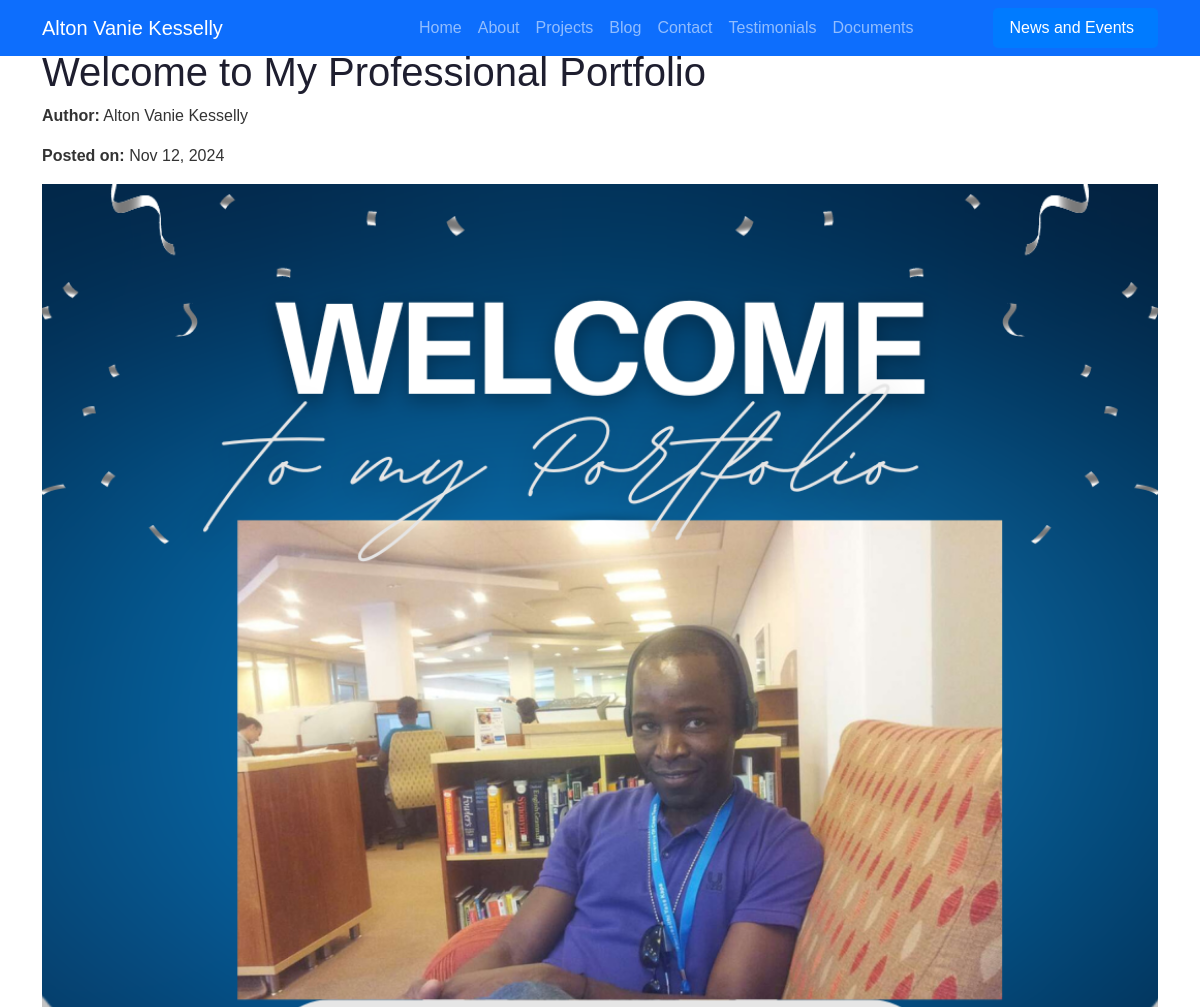
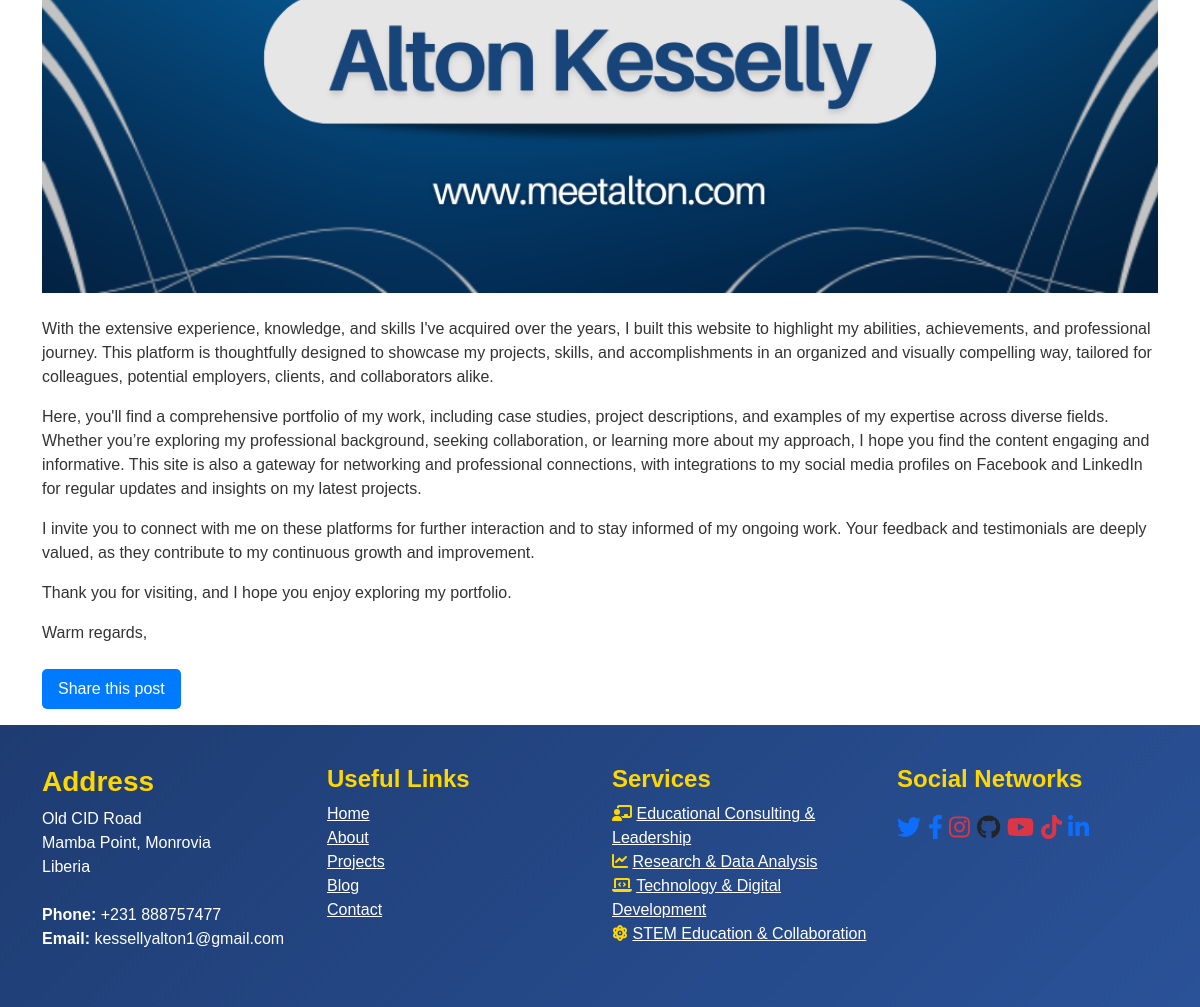
Page /blog/3/ on the committed database (2 pictures, top to bottom).
### portfolio/models.py (models this page shows, shortened)
class Blog(models.Model):
    title = models.CharField(max_length=200, default='Untitled')
    author = models.CharField(max_length=100, default='Anonymous')
    content = CKEditor5Field('Content')
    date_posted = models.DateTimeField(default=timezone.now, blank=True)
    image = models.ImageField(upload_to='blog_images/', blank=True, null=True)
    created_at = models.DateTimeField(auto_now_add=True)
    updated_at = models.DateTimeField(auto_now=True)
    class Meta:
        ordering = ['-date_posted']

### portfolio/views.py (the view)
# urls.py: path('blog/<int:pk>/', views.blog_detail, name='blog-detail'),
def blog_detail(request, pk):
    post = get_object_or_404(Blog, pk=pk)
    return render(request, 'portfolio/blog_detail.html', {'post': post})

### portfolio/templates/portfolio/blog_detail.html (shortened to what this page needs)
{% extends "base.html" %}
{% load static %}
{% block content %}
<div class="container mt-5">
    <h1>{{ post.title }}</h1>
    <p><strong>Author:</strong> {{ post.author }}</p>
    <p><strong>Posted on:</strong> {{ post.date_posted|date:"M d, Y" }}</p>
    {% if post.image %}
    <div class="blog-image">
        <img src="{{ post.image.url }}" alt="{{ post.title }}" style="width:100%; height:auto;">
    </div>
    {% endif %}
    <div class="blog-content mt-4">
        {{ post.content|safe }}
    </div>
    <p class="mt-4">
        <a href="{% url 'post_share' post.pk %}" class="btn btn-primary">
            Share this post
        </a>
    </p>
</div>
{% endblock %}

### static/css/styles.css (style rules this page uses)
body { font-family: Arial, sans-serif; margin: 0; padding: 0; color: #333; }
h1, h2 { color: #1e1e2f; }
.btn { padding: 0.5em 1em; color: white; background-color: #007bff; border: none; text-decoration: none; border-radius: 5px; }

### rows in the picture
Blog: title "Welcome to My Professional Portfolio", author "Alton Vanie Kesselly", date_posted "Nov 12, 2024", image (picture), content "With the extensive experience, knowledge, and skills I've acquired over the years, I built this website to highlight my abilities, achievements, and professional journey. This platform is thoughtfully designed to showcase my projects, skills, and accomplishments in an organized and visually compelling way, tailored for colleagues, potential employers, clients, and collaborators alike. Here, you'll find a comprehensive portfolio of my work, including case studies, project descriptions, and examples of my expertise across diverse fields. Whether you’re exploring my professional background, seeking collaboration, or learning more about my approach, I hope you find the content engaging and…"
